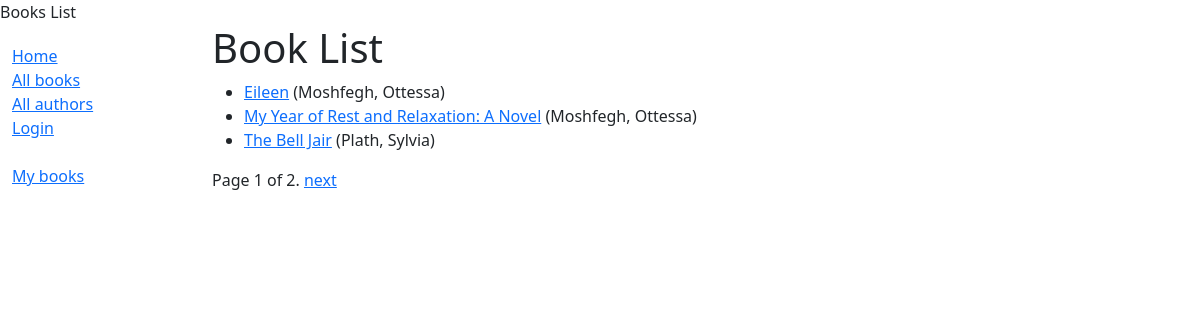
The page /books/ on the database as committed earlier.
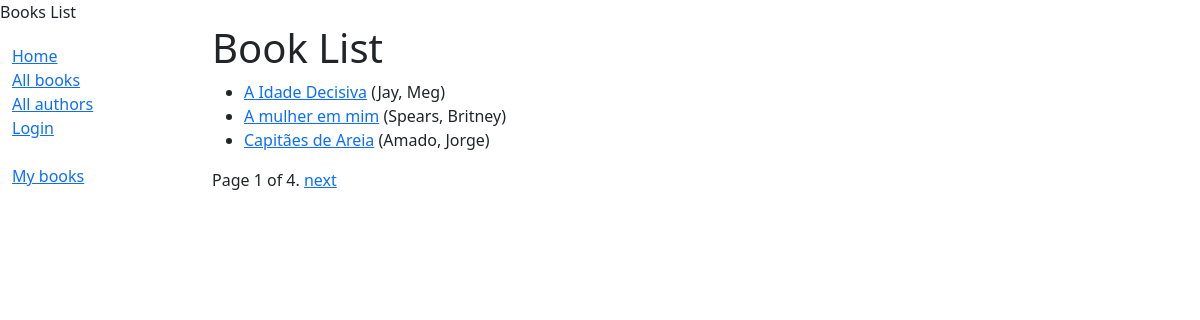
The same page on the database as committed later.
### catalog/models.py (models this page shows, shortened)
class Book(models.Model):
    title = models.CharField(max_length=200)
    author = models.ForeignKey('Author', on_delete=models.SET_NULL, null=True)
    summary = models.TextField(max_length=1000, help_text="Enter a brief description of the book")
    isbn = models.CharField('ISBN', max_length=13, help_text="13 Character <a href='https://www.isbn-international.org/content/what-isbn'>ISBN</a>")
    genre = models.ManyToManyField(Genre, help_text='Select a genre for this book')
    language = models.ForeignKey('Language', on_delete=models.SET_NULL, null=True)
    class Meta:
        ordering = ['title', 'author']
    def display_genre(self):
        return ','. join(genre.name for genre in self.genre.all()[:3])
    display_genre.short_description = 'Genre'
    def get_absolute_url(self):
        return reverse("book-detail", args=[str(self.id)])

class Author(models.Model):
    first_name = models.CharField(max_length=100)
    last_name = models.CharField(max_length=100)
    date_of_birth = models.DateField(null=True, blank=True)
    date_of_death = models.DateField('Died', null=True, blank=True)
    class Meta:
        ordering=['last_name', 'first_name']
    def __str__(self):
        return f'{self.last_name}, {self.first_name}'

### catalog/views.py (the view)
# urls.py: path('books/', views.BookListView.as_view(), name='books'),
class BookListView(generic.ListView):
    model = Book
    context_object_name = 'book_list'
    paginate_by = 3
    queryset = Book.objects.all()
    template_name = 'book_list.html'
    def get_context_data(self, **kwargs):
        context = super(BookListView, self).get_context_data(**kwargs)
        context['some_data'] = 'This is just some data'
        return context

### catalog/templates/catalog/book_list.html (shortened to what this page needs)
{% extends "base.html" %}
{% block content %}
    <h1>Book List</h1>
    {% if book_list %}
        <ul>
            {% for book in book_list %}
            <li>
                <a href="{{ book.get_absolute_url }}">{{ book.title }}</a>
                ({{book.author}})
            </li>
            {% endfor %}
        </ul>
    {% else %}
        <p>There are no books in the library.</p>
    {% endif %}
{% endblock %}

Rows that differ between the two databases and show on the page:
no longer on this page (row unchanged): Book: title "Eileen", author "Moshfegh, Ottessa"
no longer on this page (row unchanged): Book: title "My Year of Rest and Relaxation: A Novel", author "Moshfegh, Ottessa"
no longer on this page (row unchanged): Book: title "The Bell Jair", author "Plath, Sylvia"
added Book: title "A Idade Decisiva", author "Jay, Meg"
added Book: title "A mulher em mim", author "Spears, Britney"
added Book: title "Capitães de Areia", author "Amado, Jorge"
Other text that changed with them:
{{ page_obj.paginator.num_pages }}: "2" → "4"
